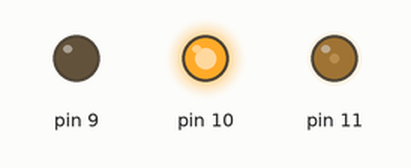
This sketch was run on a simulated Arduino Uno, built with avr-gcc and run on an emulated ATmega328P. Parts: output pins drawn as LEDs (lit = HIGH).

Above: at 0.05 s.
At 2.95 s:
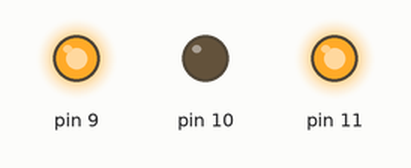
Timing chart, 0 to 6.9 s (numbered marks = the images above):
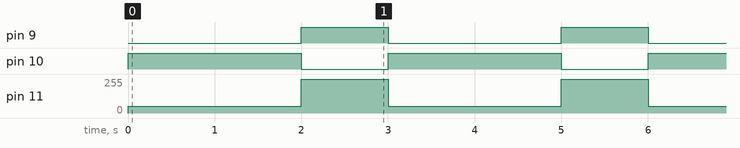

The sketch:

motor_driver.ino
```cpp
void setup() {
  pinMode(9,OUTPUT);
pinMode(10,OUTPUT);
pinMode(11,OUTPUT);

}

void loop() {
  // put your main code here, to run repeatedly:
digitalWrite(9,LOW);
digitalWrite(10,HIGH);
analogWrite(11,50);
delay(2000);
digitalWrite(9,HIGH);
digitalWrite(10,LOW);
analogWrite(11,255);
delay(1000);
}
```

Measured:
- by itself, pin 9: alternates HIGH for 1.0 s and LOW for 2.0 s
- by itself, pin 10: alternates HIGH for 2.0 s and LOW for 1.0 s
- by itself, pin 11: alternates 255/255 for 1.0 s and 50/255 for 2.0 s
